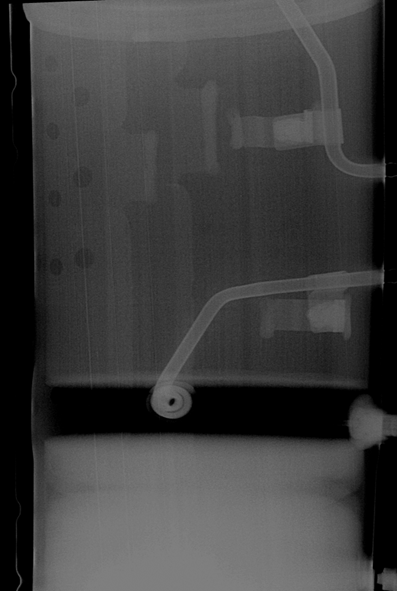
#> input picture plane/crack_test.png, 397 x 591 px
$ python generate_fig7_test.py
#> lines starting #> are read from the running program, lines starting #| are printed output that depends on the picture
# -*- coding: utf-8 -*-
import matplotlib.pyplot as plt
import matplotlib.patches as patches
from PIL import Image
import os
import numpy as np

def generate_fig7_test():
    # Paths (Pure Test Images)
    crack_path = "crack_test.png"
    melting_path = "melting_test.png"

    # Check existence
    if not os.path.exists(crack_path) or not os.path.exists(melting_path):
        print("Test images not found.")
        return

    # Output path
    output_dir = "../converted_md/images"
    os.makedirs(output_dir, exist_ok=True)
    output_path = os.path.join(output_dir, "fig_visual_samples_final_v2.png")

    fig, axes = plt.subplots(2, 2, figsize=(12, 11))

    # Load Base Images
    img_crack_base = Image.open(crack_path).convert('RGB')
#> img_crack_base is the input picture: PIL image 397x591 RGB; min 0, max 129, mean 61.2
    img_melting_base = Image.open(melting_path).convert('RGB')
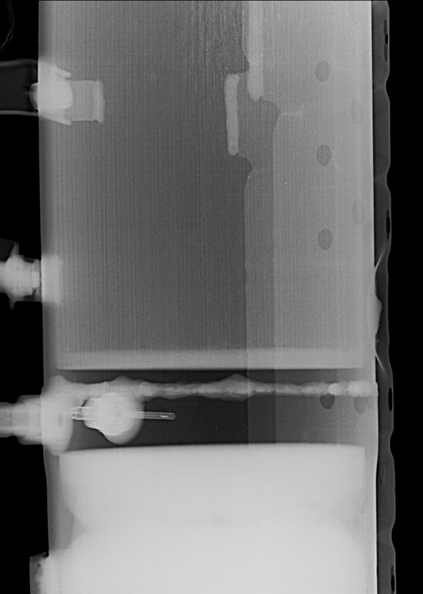
#> input picture plane/melting_test.png, 423 x 594 px
#> img_melting_base is the input picture: PIL image 423x594 RGB; min 0, max 228, mean 108.2

    # Define Font Props
    label_size = 14
    score_size = 12
    box_color = '#FF2400' # Scarlet Red for high visibility

    # --- (0,0) Crack Sample 1 (Original Full) ---
    ax = axes[0, 0]
    ax.imshow(img_crack_base, cmap='gray')
    ax.set_title("(a) Micro-Crack (Type A)", fontsize=14, pad=10)
    ax.axis('off')

    # Box: Center area
    w, h = img_crack_base.size
#> w = 397; h = 591
    rect = patches.Rectangle((w*0.35, h*0.25), w*0.1, h*0.5, linewidth=3, edgecolor=box_color, facecolor='none')
    ax.add_patch(rect)
    # Text Above
    ax.text(w*0.35, h*0.25 - 25, 'Crack', color=box_color, fontsize=label_size, weight='bold')
    ax.text(w*0.35, h*0.25 - 5, '0.94', color=box_color, fontsize=score_size)

    # --- (0,1) Melting Sample 1 (Original Full) ---
    ax = axes[0, 1]
    ax.imshow(img_melting_base, cmap='gray')
    ax.set_title("(b) Melting Defect (Type A)", fontsize=14, pad=10)
    ax.axis('off')

    # Box: Mid-Right
    w, h = img_melting_base.size
#> w = 423; h = 594
    rect = patches.Rectangle((w*0.5, h*0.4), w*0.25, h*0.25, linewidth=3, edgecolor=box_color, facecolor='none')
    ax.add_patch(rect)
    # Text Above
    ax.text(w*0.5, h*0.4 - 25, 'Melting', color=box_color, fontsize=label_size, weight='bold')
    ax.text(w*0.5, h*0.4 - 5, '0.98', color=box_color, fontsize=score_size)

    # --- (1,0) Crack Sample 2 (Zoomed In Crop) ---
    ax = axes[1, 0]
    w, h = img_crack_base.size
#> w = 397; h = 591
    # Crop top half
    img_crack_crop = img_crack_base.crop((0, 0, w, int(h*0.6)))
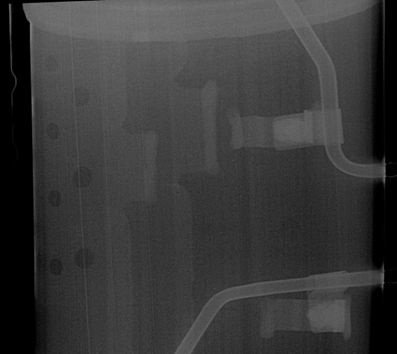
#> img_crack_crop: PIL image 397x354 RGB; min 0, max 125, mean 57.5
    ax.imshow(img_crack_crop, cmap='gray')
    ax.set_title("(c) Micro-Crack (Type B - Zoomed)", fontsize=14, pad=10)
    ax.axis('off')

    # Box: Left side (relative to crop)
    wc, hc = img_crack_crop.size
#> wc = 397; hc = 354
    rect = patches.Rectangle((wc*0.15, hc*0.3), wc*0.1, hc*0.4, linewidth=3, edgecolor=box_color, facecolor='none')
    ax.add_patch(rect)
    # Text Above
    ax.text(wc*0.15, hc*0.3 - 25, 'Crack', color=box_color, fontsize=label_size, weight='bold')
    ax.text(wc*0.15, hc*0.3 - 5, '0.91', color=box_color, fontsize=score_size)

    # --- (1,1) Melting Sample 2 (Zoomed Crop) ---
    ax = axes[1, 1]
    w, h = img_melting_base.size
#> w = 423; h = 594
    # Crop bottom-left area
    img_melting_crop = img_melting_base.crop((0, int(h*0.3), int(w*0.7), h))
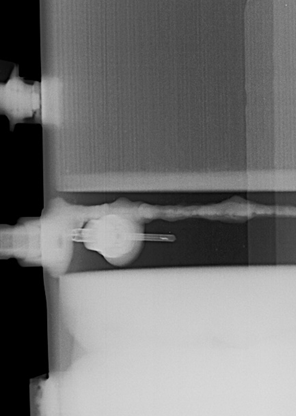
#> img_melting_crop: PIL image 296x416 RGB; min 0, max 218, mean 115.8
    ax.imshow(img_melting_crop, cmap='gray')
    ax.set_title("(d) Melting Defect (Type B - Zoomed)", fontsize=14, pad=10)
    ax.axis('off')

    # Box: Center of crop
    wc, hc = img_melting_crop.size
#> wc = 296; hc = 416
    rect = patches.Rectangle((wc*0.3, hc*0.3), wc*0.3, hc*0.3, linewidth=3, edgecolor=box_color, facecolor='none')
    ax.add_patch(rect)
    # Text Above
    ax.text(wc*0.3, hc*0.3 - 25, 'Melting', color=box_color, fontsize=label_size, weight='bold')
    ax.text(wc*0.3, hc*0.3 - 5, '0.95', color=box_color, fontsize=score_size)

    plt.tight_layout()
    plt.savefig(output_path, dpi=300, bbox_inches='tight')
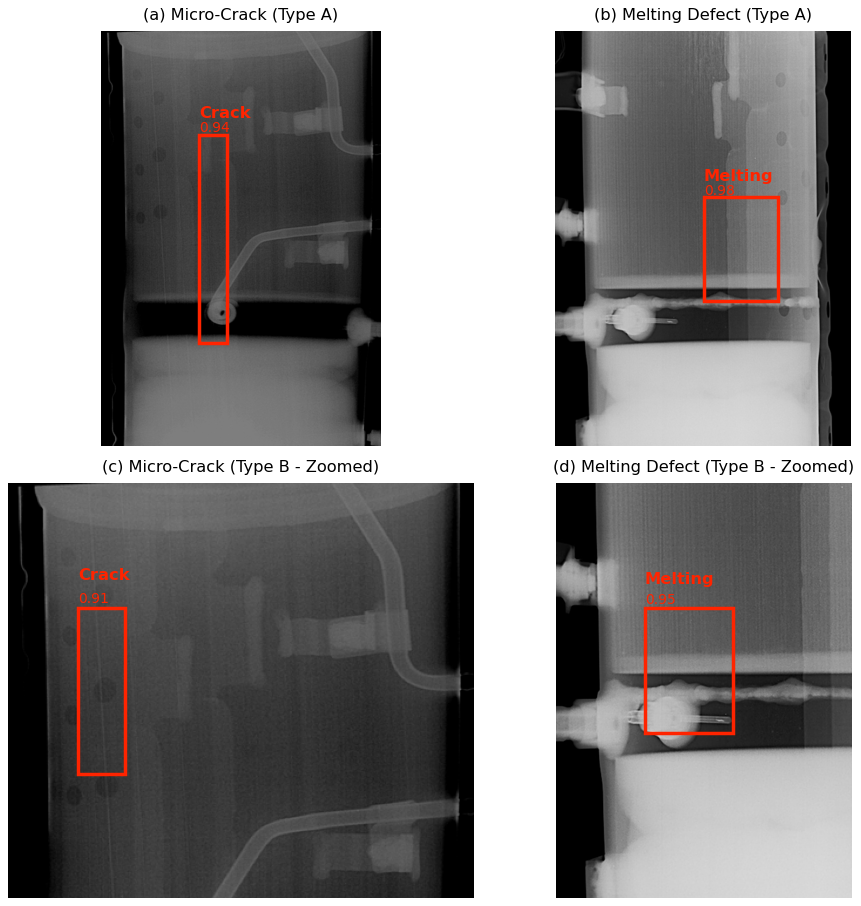
#> figure drawn by matplotlib, 4 panels
    plt.close()
    print(f"Figure saved to: {output_path}")

if __name__ == "__main__":
    generate_fig7_test()
